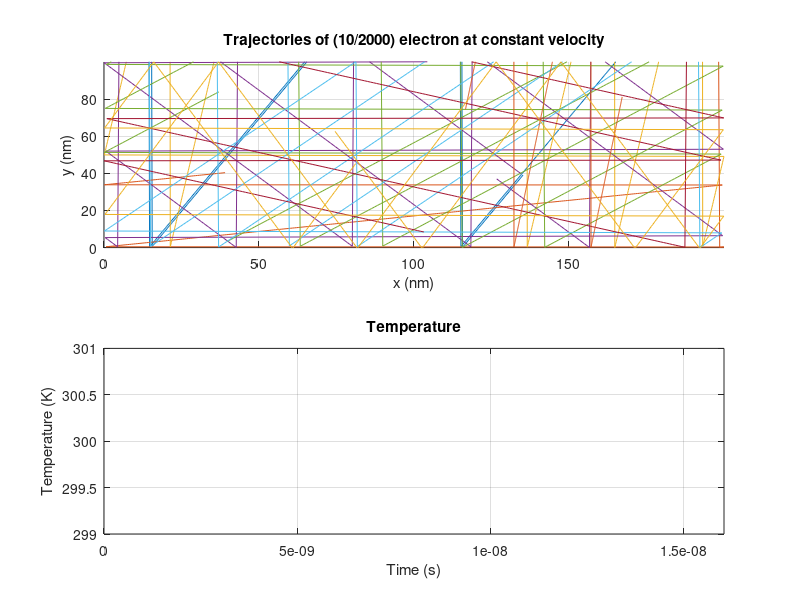

This figure's MATLAB source:
%{
% Author: Maharshi Gurjar
% ELEC 4700 - Modeling of Integrated Devices
% Assignment 1
%}
clc; close all; clear;
set(0, 'DefaultFigureWindowStyle', 'docked')
%Define simulation envrionment and constants
M0 = 9.10938356e-31; %Rest mass of electron
Mass_n = 0.26*M0; %Effective mass of electron
T = 300; % Simulation envrionment temperature (K)
k = 1.38064852e-23; % Boltzmans constant
V_thermal = sqrt(2*k*T/Mass_n); %Thermal Veleocity
Height = 100e-9; % The height of the simulation environment
Length = 200e-9; % The lengthof the simulation environment
nElectrons = 2e3; % Total number of electrons to simulate
nPlotted_Electrons = 10; %Total number of electrons displayed 
Time_Step = Height/V_thermal/100; % Time step of simulation
Iterations = 1000; % Number of iternations to simulate
Show_Movie = 0; %Display steps control

% The mean free path is determined by multipling the thermal velocity 
... by the mean time between collisions: 
MFP = V_thermal * 0.2e-12; %Mean free path 

%The state of the electron  (postion and velocity) is stored in a array
... where each index refers to [x-position y-position v-in-x v-in-y]
Electron_State = zeros(nElectrons,4);
%Trajectories will be recorded in the array below, where there are 
... double the colums as we need both the x and y positions for each
    ... of the "to-be-plotted" electrons
Trajectories = zeros(Iterations,nPlotted_Electrons*2);
%Temperature will be recorded in the array below
Temperature = zeros(Iterations,1);

%Generate a random inital population postion and velocity
for i = 1:nElectrons
   angle = rand()*2*pi; %angle of trajectory
   Electron_State(i,:) = [Length*rand() Height*rand() V_thermal*cos(angle) V_thermal*sin(angle)]; 
end

%We will now move (iterate) over time, updating the positions and direction
...while plotting the state
for i = 1:Iterations
    %The line below updates the x,y position by moving it to a new position
    ... using its current position + the velocity*(time step)
    Electron_State(:,1:2) = Electron_State(:,1:2) + Time_Step.*Electron_State(:,3:4);

    %Checks the boundary Conditions (if electron is at the bounds)
    for j = 1 : nElectrons
       if Electron_State(j,1) > Length
           Electron_State(j,1) = Electron_State(j,1) - Length;
       elseif Electron_State(j,1) <0
           Electron_State(j,1) = Electron_State(j,1) + Length;
       end
       if Electron_State(j,2) > Height
           Electron_State(j,4) = -Electron_State(j,4);
       elseif Electron_State(j,2) < 0
           Electron_State(j,4) = -Electron_State(j,4);
       end
    end
    % Stores the Electron [x y] posistions in the Trajectories vector
    ... for each different electron in a new coloum
    for j = 1: nPlotted_Electrons
       Trajectories(i, (j):(j+1)) = Electron_State(j,1:2); 
    end
    %To calcuatle the themal energy, Maxwell's principle of equipartion 
    ... is used,  where the final equation then becomes;
    Temperature(i) = ( sum (Electron_State(:,3).^2) + sum(Electron_State(:,4).^2)) * Mass_n / k / 2 / nElectrons;
    
    %Shows the pathing of the electron, as well as the updating trajectory
    if Show_Movie && mod(i,20)
       figure(1)
       subplot(1,1,1);
       hold off;
       plot(Electron_State(1:nPlotted_Electrons,1)./1e-9,Electron_State(1:nPlotted_Electrons,2)./1e-9,'o');
       grid on;
       axis([0 Length/1e-9 0 Height/1e-9]);
       xlabel('x (nm)');
       ylabel('y (nm)');
       title(sprintf("Plotting (%d/%d) electron at constant velocity",nPlotted_Electrons,nElectrons));
%        subplot(2,1,2)
%        hold on;
%        for b = 1:nPlotted_Electrons
%            plot(Trajectories(:,b)./1e-9, Trajectories(:,b+1)./1e-9,'-');
%        end
%        axis([0 Length/1e-9 0 Height/1e-9]);
%        xlabel('x (nm)');
%        ylabel('y (nm)');
%        grid on;
%        title(sprintf("Trajectories of (%d/%d) electron at constant velocity",nPlotted_Electrons,nElectrons));
    end
end
figure("name","Trajectory and Temperature results")
subplot(2,1,1)
hold on;
for i = 1:nPlotted_Electrons
    plot(Trajectories(:,i)./1e-9, Trajectories(:,i+1)./1e-9,'-');
end
axis([0 Length/1e-9 0 Height/1e-9]);
xlabel('x (nm)');
ylabel('y (nm)');
grid on;
title(sprintf("Trajectories of (%d/%d) electron at constant velocity",nPlotted_Electrons,nElectrons));

subplot(2,1,2)
plot(Time_Step*(0:Iterations-1), Temperature);
axis([0 Time_Step*Iterations 299 301]);
grid on;
title('Temperature');
xlabel('Time (s)');
ylabel('Temperature (K)');